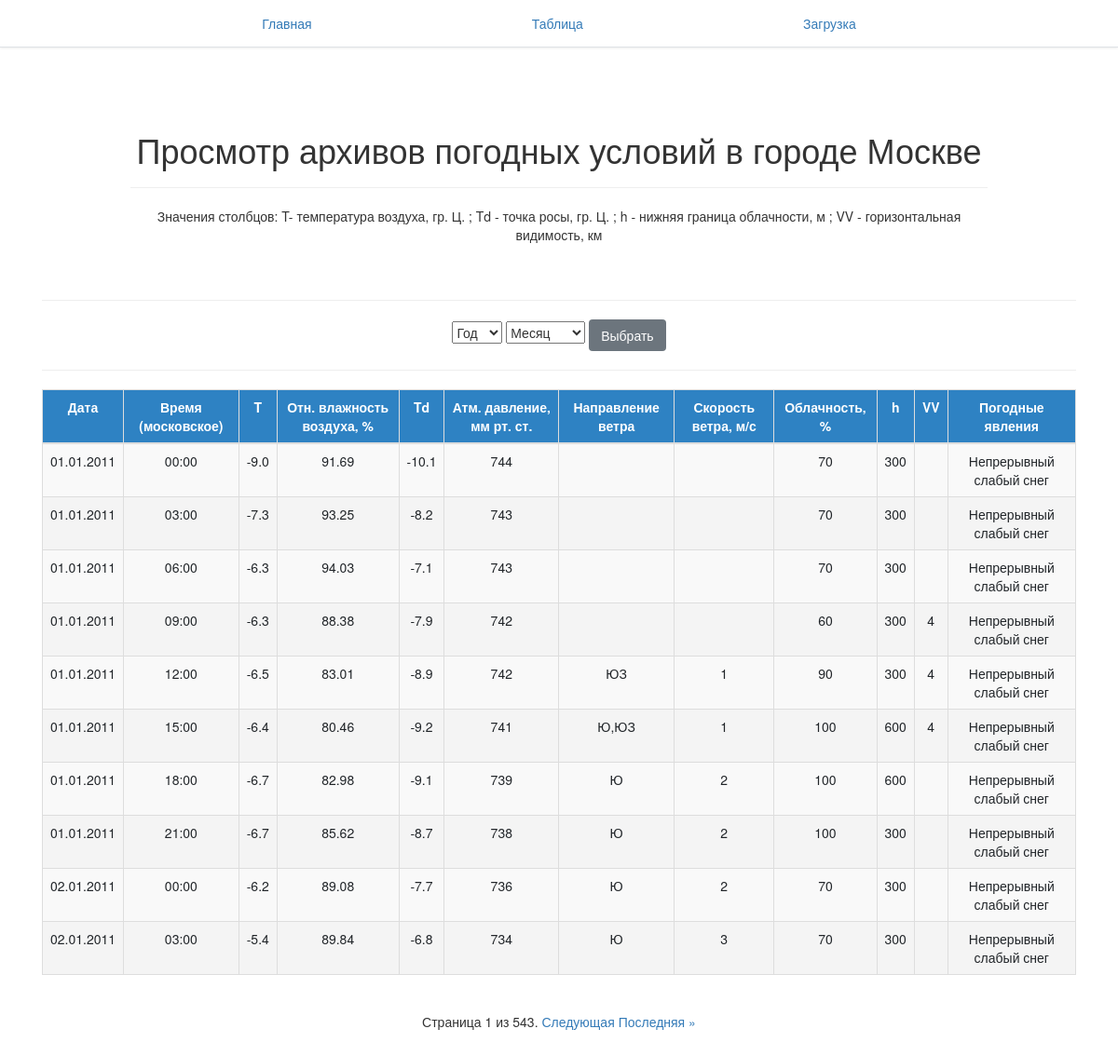
Screenshot of /table/ with the database file from the repository.
### weather/models.py (models this page shows, shortened)
class WeatherTable(models.Model):
    date_time = models.DateTimeField()
    t = models.DecimalField(max_digits=6,decimal_places=1)
    ran = models.DecimalField(max_digits=6,decimal_places=2)
    td = models.DecimalField(max_digits=6,decimal_places=1)
    atm_pres = models.IntegerField()
    wind_dir = models.TextField(blank=True, null=True)
    wind_speed = models.TextField(blank=True, null=True)
    cloudiness = models.TextField(blank=True, null=True)
    h = models.TextField(blank=True, null=True)
    vv = models.TextField(blank=True, null=True)
    wconditions = models.TextField(blank=True, null=True)

### weather/views.py (the view)
# urls.py: path('table/', views.table, name='table'),
def table(request):
    data = WeatherTable.objects.all().order_by('date_time')
    global year, month
    answer_year = request.GET.get('Year')
    answer_month = request.GET.get('Month')
    if answer_year != None:
        if answer_month!=None:
            for i in range(12):
                if month_choice[i] == request.GET.get('Month'):
                    answer_month = i+1
                    break
            queryset = WeatherTable.objects.filter(
                                                    Q(date_time__year=answer_year),
                                                    Q(date_time__month=answer_month)
                                                    ).order_by('date_time')
        else:
            queryset = WeatherTable.objects.filter(date_time__year=answer_year).order_by('date_time')
    else:
        queryset = data
    paginator = Paginator(queryset, 10)
    page = request.GET.get('page',1)
    try:
        strs = paginator.page(page)
    except PageNotAnInteger:
        strs = paginator.page(1)
    except EmptyPage:
        strs = paginator.page(paginator.num_pages)
    context = {
        'Year': year_choice,
        'Month': month_choice,
        'strs': strs,
    }
    return render(request, 'weather/table.html', context)

### weather/templatetags/weather_extras.py (called while the page is built)
@register.simple_tag
def my_url(value, field_name, urlencode=None):
    url = '?{}={}'.format(field_name,value)
    if urlencode:
        querystring = urlencode.split('&')
        filtered_querystring = filter(lambda p: p.split('=')[0]!=field_name, querystring)
        encoded_querystring = '&'.join(filtered_querystring)
        url = '{}&{}'.format(url, encoded_querystring)
    return url

### weather/templates/weather/table.html (shortened to what this page needs)
{% extends 'weather/base.html' %}
{% block content%}
	{% load weather_extras %}
	<div class="row py-lg-5">
		<div class="col-lg-10 col-md-8 mx-auto">
			<h1 class="fw-light">Просмотр архивов погодных условий в городе Москве</h1>
			<hr>
			<p>Значения столбцов: T- температура воздуха, гр. Ц. ; Td - точка росы, гр. Ц. ; h - нижняя граница облачности, м ; VV - горизонтальная видимость, км</p>
		</div>
	</div>
	<hr>
	<form action="{% url 'table' %}" method="get">
		<select name="Year">
			<option selected="selected" disabled>Год</option>
		</select>
		<select name="Month">
			<option selected="selected" disabled>Месяц</option>
		</select>
		<button type="submit" class="btn btn-secondary">Выбрать</button>
	</form>
	<hr>
	<table class="table table-striped table-bordered">
		<thead>
			<tr>
				<td>Дата</td>
				<td>Время (московское)</td>
				<td>T</td>
				<td>Отн. влажность воздуха, %</td>
				<td>Td</td>
				<td>Атм. давление, мм рт. ст.</td>
				<td>Направление ветра</td>
				<td>Скорость ветра, м/с</td>
				<td>Облачность, %</td>
				<td>h</td>
				<td>VV</td>
				<td>Погодные явления</td>
			</tr>
		</thead>
		<tbody>
			{% for d in strs%}
				<tr>
					<td>{{d.date_time|date:"d.m.Y"}}</td>
					<td>{{d.date_time|date:"H:i"}}</td>
					<td>{{d.t}}</td>
					<td>{{d.ran}}</td>
					<td>{{d.td}}</td>
					<td>{{d.atm_pres}}</td>
					<td>{{d.wind_dir}}</td>
					<td>{{d.wind_speed}}</td>
					<td>{{d.cloudiness}}</td>
					<td>{{d.h}}</td>
					<td>{{d.vv}}</td>
					{% if d.wconditions%}
						<td>{{d.wconditions}}</td>
					{% else %}
						<td></td>
					{% endif %}
				</tr>
			{% endfor %}
		</tbody>
	</table>
	<div class="pagination">
		<span class="step-links">
			<span class="">
				Страница {{ strs.number }} из {{ strs.paginator.num_pages }}.
			</span>
			{% if strs.has_next %}
				<a href="{% my_url strs.next_page_number 'page' request.GET.urlencode %}">Следующая</a>
				<a href="{% my_url strs.paginator.num_pages 'page' request.GET.urlencode %}">Последняя &raquo;</a>
			{% endif %}
		</span>
	</div>
{% endblock %}

### weather/templates/weather/base.html (shortened to what this page needs)
<!DOCTYPE html>
<html lang="ru">
<head>
	<link rel="stylesheet" href="https://stackpath.bootstrapcdn.com/bootstrap/4.5.2/css/bootstrap.min.css"  type="text/css">
	<link href="http://maxcdn.bootstrapcdn.com/bootstrap/3.3.0/css/bootstrap.min.css" rel="stylesheet" id="bootstrap-css">
</head>
<body>
	<div class="d-flex flex-column flex-md-row align-items-center p-3 px-md-4 mb-3 bg-white border-bottom shadow-sm">
		<nav class="container d-flex flex-column flex-md-row justify-content-between">
		<a class="py-2 d-none d-md-inline-block" href="{% url '' %}">Главная</a>
		<a class="py-2 d-none d-md-inline-block" href="{% url 'table' %}">Таблица</a>
		<a class="py-2 d-none d-md-inline-block" href="{% url 'download' %}">Загрузка</a>
		</nav>
	</div>
	<section class="py-5 text-center container">
		{% block content%}{% include "index.html" %}{% endblock %}
	</section>
</body>
</html>

### rows the page displays
WeatherTable: date_time "01.01.2011", date_time "00:00", t "-9.0", ran "91.69", td "-10.1", atm_pres "744", cloudiness "70", h "300", wconditions "Непрерывный слабый снег"
WeatherTable: date_time "01.01.2011", date_time "03:00", t "-7.3", ran "93.25", td "-8.2", atm_pres "743", cloudiness "70", h "300", wconditions "Непрерывный слабый снег"
WeatherTable: date_time "01.01.2011", date_time "06:00", t "-6.3", ran "94.03", td "-7.1", atm_pres "743", cloudiness "70", h "300", wconditions "Непрерывный слабый снег"
WeatherTable: date_time "01.01.2011", date_time "09:00", t "-6.3", ran "88.38", td "-7.9", atm_pres "742", cloudiness "60", h "300", vv "4", wconditions "Непрерывный слабый снег"
WeatherTable: date_time "01.01.2011", date_time "12:00", t "-6.5", ran "83.01", td "-8.9", atm_pres "742", wind_dir "ЮЗ", wind_speed "1", cloudiness "90", h "300", vv "4", wconditions "Непрерывный слабый снег"
WeatherTable: date_time "01.01.2011", date_time "15:00", t "-6.4", ran "80.46", td "-9.2", atm_pres "741", wind_dir "Ю,ЮЗ", wind_speed "1", cloudiness "100", h "600", vv "4", wconditions "Непрерывный слабый снег"
WeatherTable: date_time "01.01.2011", date_time "18:00", t "-6.7", ran "82.98", td "-9.1", atm_pres "739", wind_dir "Ю", wind_speed "2", cloudiness "100", h "600", wconditions "Непрерывный слабый снег"
WeatherTable: date_time "01.01.2011", date_time "21:00", t "-6.7", ran "85.62", td "-8.7", atm_pres "738", wind_dir "Ю", wind_speed "2", cloudiness "100", h "300", wconditions "Непрерывный слабый снег"
WeatherTable: date_time "02.01.2011", date_time "00:00", t "-6.2", ran "89.08", td "-7.7", atm_pres "736", wind_dir "Ю", wind_speed "2", cloudiness "70", h "300", wconditions "Непрерывный слабый снег"
WeatherTable: date_time "02.01.2011", date_time "03:00", t "-5.4", ran "89.84", td "-6.8", atm_pres "734", wind_dir "Ю", wind_speed "3", cloudiness "70", h "300", wconditions "Непрерывный слабый снег"

### other values shown
{{ strs.number }} "1"
{{ strs.paginator.num_pages }} "543"
